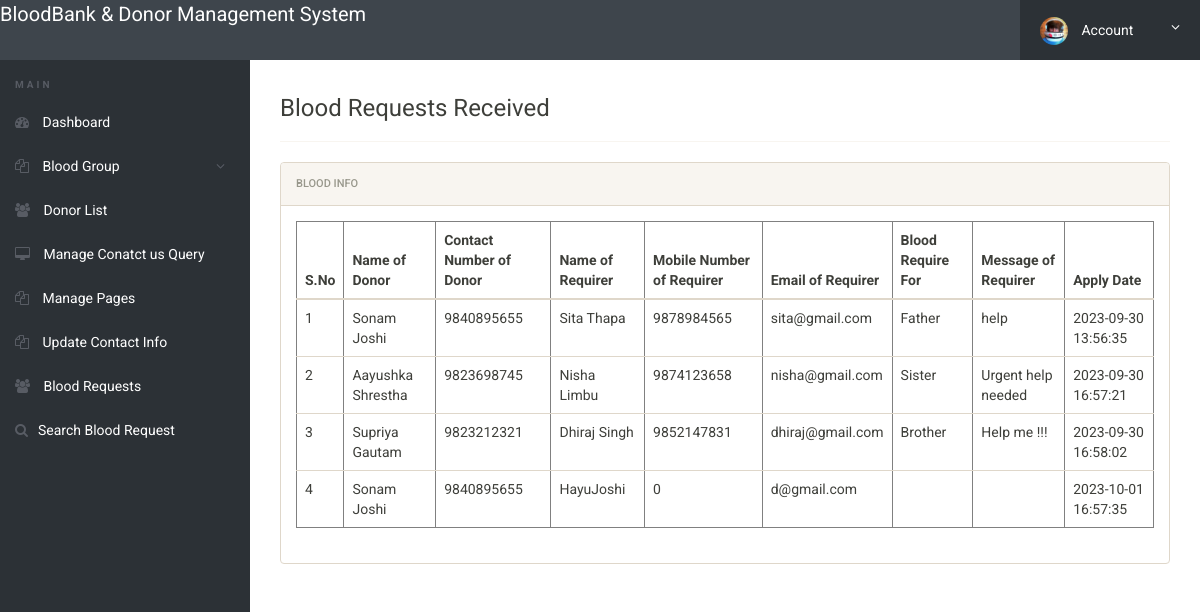
The page /admin/requests-received.php (signed in) on the database its author committed.
### tables this page shows
CREATE TABLE `tblbloodrequirer` (
  `ID` int(10) NOT NULL,
  `BloodDonarID` int(10) DEFAULT NULL,
  `name` varchar(250) DEFAULT NULL,
  `EmailId` varchar(250) DEFAULT NULL,
  `ContactNumber` bigint(10) DEFAULT NULL,
  `BloodRequirefor` varchar(250) DEFAULT NULL,
  `Message` mediumtext DEFAULT NULL,
  `ApplyDate` timestamp NULL DEFAULT current_timestamp()
);

CREATE TABLE `tblblooddonars` (
  `id` int(11) NOT NULL,
  `FullName` varchar(100) DEFAULT NULL,
  `MobileNumber` char(11) DEFAULT NULL,
  `EmailId` varchar(100) DEFAULT NULL,
  `Gender` varchar(20) DEFAULT NULL,
  `Age` int(11) DEFAULT NULL,
  `BloodGroup` varchar(20) DEFAULT NULL,
  `Address` varchar(255) DEFAULT NULL,
  `Message` mediumtext DEFAULT NULL,
  `PostingDate` timestamp NOT NULL DEFAULT current_timestamp(),
  `status` int(1) DEFAULT NULL,
  `Password` varchar(250) DEFAULT NULL
);

### admin/requests-received.php (the view, shortened to what this page needs)
<?php
include('includes/config.php');
if(strlen($_SESSION['alogin'])==0)
	{
header('location:index.php');
}
else{
 ?>
<!doctype html>
<html lang="en" class="no-js">
<head>
	<link rel="stylesheet" href="css/font-awesome.min.css">
	<link rel="stylesheet" href="css/bootstrap.min.css">
	<link rel="stylesheet" href="css/dataTables.bootstrap.min.css">
	<link rel="stylesheet" href="css/bootstrap-social.css">
	<link rel="stylesheet" href="css/bootstrap-select.css">
	<link rel="stylesheet" href="css/fileinput.min.css">
	<link rel="stylesheet" href="css/awesome-bootstrap-checkbox.css">
	<link rel="stylesheet" href="css/style.css">
</head>
<body>
	<?php include('includes/header.php');?>
	<div class="ts-main-content">
		<?php include('includes/leftbar.php');?>
		<div class="content-wrapper">
			<div class="container-fluid">
					<div class="col-md-12">
<h3> Blood Requests Received</h3>
<hr />
						<div class="panel panel-default">
							<div class="panel-heading">Blood Info</div>
							<div class="panel-body">
								<table border ="1" class="table table-responsive">
                                    <thead>
                                         <tr>
                                         	<th>S.No</th>
                                          <th>Name of Donor</th>
                                          <th>Contact Number of Donor</th>
                                            <th>Name of Requirer</th>
                                            <th>Mobile Number of Requirer</th>
                                            <th>Email of Requirer</th>
                                            <th>Blood Require For</th>
                                            <th>Message of Requirer</th>
                                            <th>Apply Date</th>
                                        </tr>
                                    </thead>
                                    <tbody>
                                        <tr><?php
$sql="SELECT tblbloodrequirer.BloodDonarID,tblbloodrequirer.name,tblbloodrequirer.EmailId,tblbloodrequirer.ContactNumber,tblbloodrequirer.BloodRequirefor,tblbloodrequirer.Message,tblbloodrequirer.ApplyDate,tblblooddonars.id as donid,tblblooddonars.FullName,tblblooddonars.MobileNumber from  tblbloodrequirer join tblblooddonars on tblblooddonars.id=tblbloodrequirer.BloodDonarID where tblblooddonars.FullName like '%$sdata%' || tblblooddonars.MobileNumber like '%$sdata%'";
$query = $dbh -> prepare($sql);
$query->bindParam(':uid',$uid,PDO::PARAM_STR);
$query->execute();
$results=$query->fetchAll(PDO::FETCH_OBJ);
$cnt=1;
if($query->rowCount() > 0)
{
foreach($results as $row)
{               ?>
                                            <td><?php echo htmlentities($cnt);?></td>
                                            <td><?php  echo htmlentities($row->FullName);?></td>
                                            <td><?php  echo htmlentities($row->MobileNumber);?></td>
                                        <td><?php  echo htmlentities($row->name);?></td>
                                             <td><?php  echo htmlentities($row->ContactNumber);?></td>
                                             <td><?php  echo htmlentities($row->EmailId);?></td>
                                          <td><?php  echo htmlentities($row->BloodRequirefor);?></td>
                 <td><?php  echo htmlentities($row->Message);?>
                  </td>
                                            <td>
                                              <?php  echo htmlentities($row->ApplyDate);?>
                                            </td>
                                        </tr>
                                    <?php $cnt=$cnt+1;}}?>
                                    </tbody>
                                </table>
							</div>
						</div>
					</div>
				</div>
			</div>
		</div>
</body>
</html>
<?php } ?>

### admin/css/style.css (style rules this page uses)
html { font-size: 14px; }
@media only screen and (min-width: 480px) { html { font-size: 17px; } }
@media only screen and (min-width: 768px) { html { font-size: 14px; } }
body { font-size: 1em; }
.panel { overflow: hidden; }
.ts-main-content .content-wrapper { padding-top: 15px; margin-top: 60px; }
@media only screen and (min-width: 992px) { .ts-main-content .content-wrapper { margin-left: 250px; } }

### rows shown on the page
tblbloodrequirer: BloodDonarID.FullName "Sonam Joshi", BloodDonarID.MobileNumber "9840895655", name "Sita Thapa", ContactNumber "9878984565", EmailId "sita@gmail.com", BloodRequirefor "Father", Message "help", ApplyDate "2023-09-30 13:56:35"
tblbloodrequirer: BloodDonarID.FullName "Aayushka Shrestha", BloodDonarID.MobileNumber "9823698745", name "Nisha Limbu", ContactNumber "9874123658", EmailId "nisha@gmail.com", BloodRequirefor "Sister", Message "Urgent help needed", ApplyDate "2023-09-30 16:57:21"
tblbloodrequirer: BloodDonarID.FullName "Supriya Gautam", BloodDonarID.MobileNumber "9823212321", name "Dhiraj Singh", ContactNumber "9852147831", EmailId "dhiraj@gmail.com", BloodRequirefor "Brother", Message "Help me !!!", ApplyDate "2023-09-30 16:58:02"
tblbloodrequirer: BloodDonarID.FullName "Sonam Joshi", BloodDonarID.MobileNumber "9840895655", name "HayuJoshi", ContactNumber "0", EmailId "d@gmail.com", ApplyDate "2023-10-01 16:57:35"
